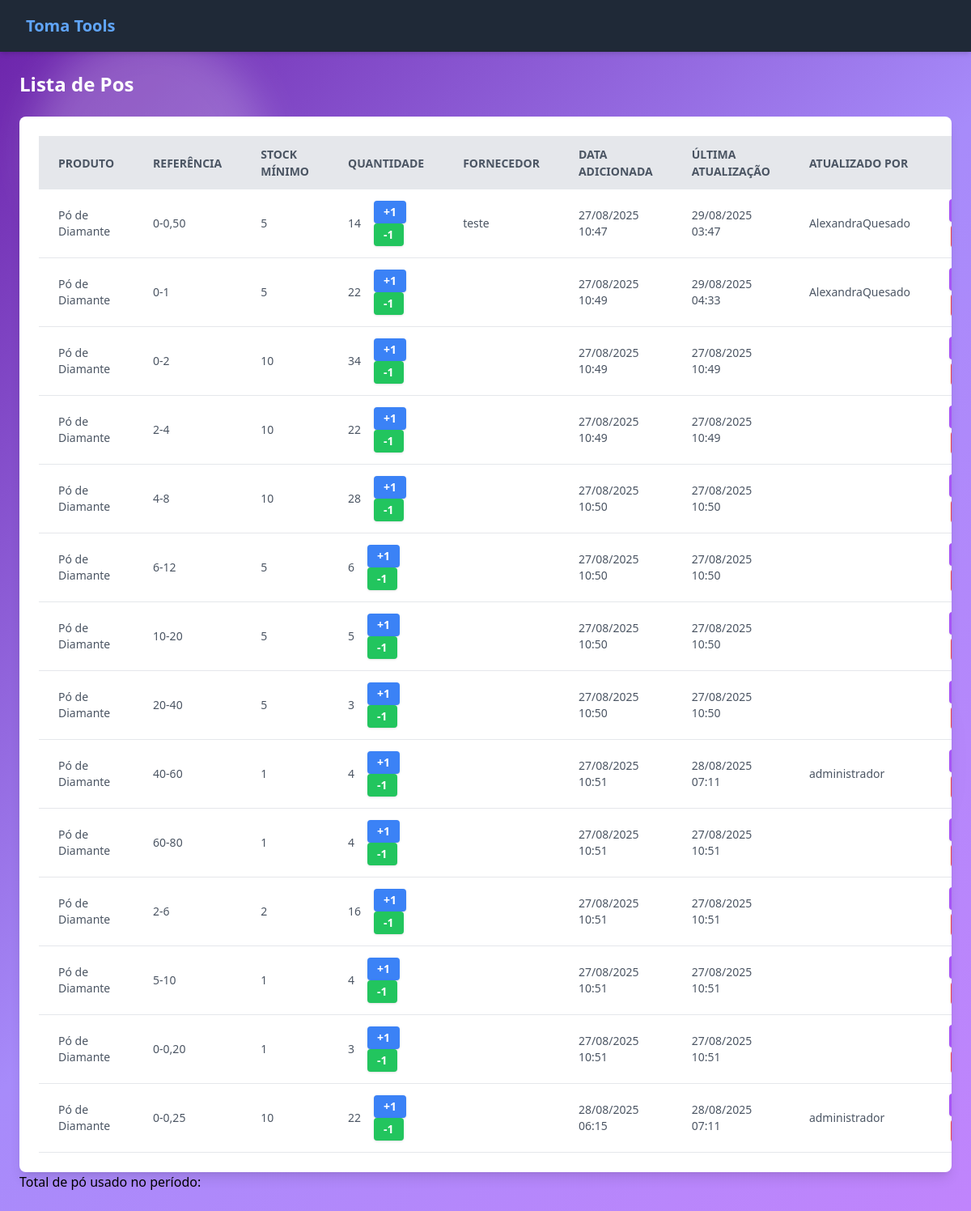
Page /listar_pos/ on the earlier database version.
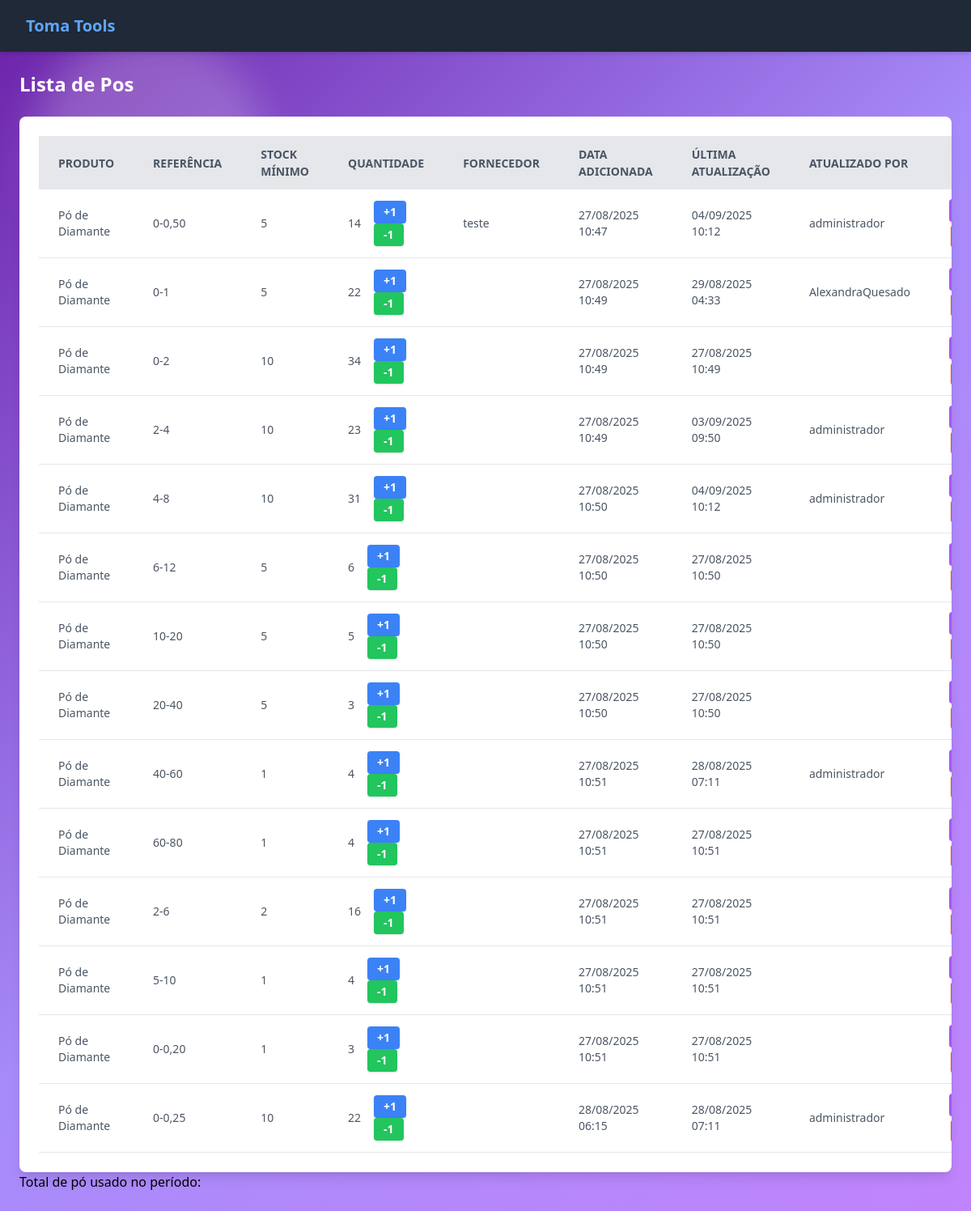
Same page on the later database version.
### management/models.py (models this page shows, shortened)
class Po(models.Model):
    reference_choices = [
        ('0-0,25', '0-0,25'),
        ('0-0,50', '0-0,50'),
        ('0-1', '0-1'),
        ('0-2', '0-2'),
        ('2-4', '2-4'),
        ('4-8', '4-8'),
        ('6-12', '6-12'),
        ('10-20', '10-20'),
        ('20-40', '20-40'),
        ('40-60', '40-60'),
        ('60-80', '60-80'),
        ('2-6', '2-6'),
        ('5-10', '5-10'),
        ('0-0,20', '0-0,20'),
    ]
    product = models.CharField(max_length=40, default='Pó de Diamante')
    reference = models.CharField(max_length=10, choices=reference_choices)
    min_stock = models.IntegerField()
    quantity = models.IntegerField()
    fornecedor = models.ForeignKey(Fornecedor, on_delete=models.CASCADE, null=True, blank=True)
    date_added = models.DateTimeField(auto_now_add=True)
    updated_at = models.DateTimeField(auto_now=True)
    user = models.ForeignKey(User, on_delete=models.CASCADE, null=True, blank=True)

class Fornecedor(models.Model):
    nome = models.CharField(max_length=40)
    ref_fornecedor = models.CharField(max_length=14, blank=True, null=True)
    email = models.EmailField(blank=True, null=True)
    telefone = models.CharField(max_length=15, blank=True, null=True)

### management/views.py (the view, shortened to what this page needs)
# urls.py: path('listar_pos/', views.listar_pos, name='listar_pos'),
def listar_pos(request):
    pos = Po.objects.all()
    fornecedor = Fornecedor.objects.all()
    today = now().date()
    filtro_data = request.GET.get('filtro_data')
    data_inicio = request.GET.get('data_inicio')
    data_fim = request.GET.get('data_fim')
    return render(request, 'management/listar_pos.html', {
        'pos': pos,
        'fornecedor': fornecedor,
        'filtro_data': filtro_data,
        'data_inicio': data_inicio,
        'data_fim': data_fim,
    })

### management/templates/management/listar_pos.html (shortened to what this page needs)
{% extends 'management/base.html' %}
{% load static %}
{% block content %}
<h1 class="text-2xl font-bold text-white mb-6">Lista de Pos</h1>
<div class="overflow-x-auto w-full max-w-7xl bg-white rounded-lg shadow-lg p-6">
    <table id="poTable" class="min-w-full table-auto">
        <thead>
            <tr class="bg-gray-200 text-gray-600 uppercase text-sm leading-normal">
                <th class="py-3 px-6 text-left">Produto</th>
                <th class="py-3 px-6 text-left">Referência</th>
                <th class="py-3 px-6 text-left">stock Mínimo</th>
                <th class="py-3 px-6 text-left">Quantidade</th>
                <th class="py-3 px-6 text-left">Fornecedor</th>
                <th class="py-3 px-6 text-left">Data Adicionada</th>
                <th class="py-3 px-6 text-left">Última Atualização</th>
                <th class="py-3 px-6 text-left">Atualizado por</th>
                <th class="py-3 px-6 text-center">Ações</th>
            </tr>
        </thead>
        <tbody class="text-gray-600 text-sm font-light">
            {% for po in pos %}
            <tr class="border-b border-gray-200 hover:bg-gray-100">
                <td class="py-3 px-6 text-left">{{ po.product }}</td>
                <td class="py-3 px-6 text-left">{{ po.reference }}</td>
                <td class="py-3 px-6 text-left">{{ po.min_stock }}</td>
                <td class="py-3 px-6 text-left">
                    <div class="flex items-center space-x-4">
                        <span class="font-medium">{{ po.quantity }}</span>
                        <form method="POST" class="inline-block">
                            <button type="submit" name="increment" class="bg-blue-500 hover:bg-blue-600 text-white font-semibold px-3 py-1 rounded shadow">+1</button>
                            <button type="submit" name="decrement" class="bg-green-500 hover:bg-green-600 text-white font-semibold px-3 py-1 rounded shadow">-1</button>
                        </form>
                    </div>
                </td>
                <td class="py-3 px-6 text-left">{{ po.fornecedor.nome }}</td>
                <td class="py-3 px-6 text-left">{{ po.date_added|date:"d/m/Y H:i" }}</td>
                <td class="py-3 px-6 text-left">{{ po.updated_at|date:"d/m/Y H:i" }}</td>
                <td class="py-3 px-6 text-left">{{ po.user.username }}</td>
                <td class="py-3 px-6 text-center">
                    <div class="flex flex-col items-center space-y-1">
                        <a href="{% url 'adicionar_po' po.id %}" class="bg-purple-500 hover:bg-purple-600 text-white font-semibold px-3 py-1 rounded shadow">Adicionar</a>
                    </div>
                </td>
            </tr>
            {% empty %}
            <tr>
                <td colspan="9" class="py-3 px-6 text-center">Nenhum pó encontrado.</td>
            </tr>
            {% endfor %}
        </tbody>
    </table>
</div>
<p>Total de pó usado no período: {{ quant_usada }}</p>
{% endblock %}

Differences in the rows shown:
changed Po "teste": updated_at "29/08/2025 03:47" → "04/09/2025 10:12"; user.username "AlexandraQuesado" → "administrador"
changed Po (number 4 of 14 on the later page): quantity "22" → "23"; updated_at "27/08/2025 10:49" → "03/09/2025 09:50"; user.username (not shown) → "administrador"
changed Po (number 5 of 14 on the later page): quantity "28" → "31"; updated_at "27/08/2025 10:50" → "04/09/2025 10:12"; user.username (not shown) → "administrador"
